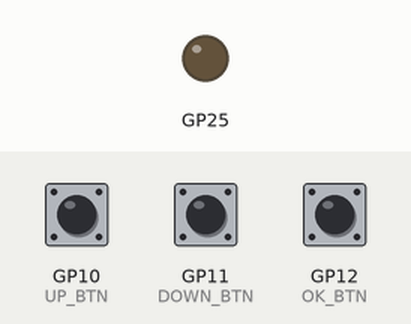
A sketch run on a simulated Raspberry Pi Pico. Parts: output pins drawn as LEDs (lit = HIGH). Dashed ring = blinking. The test bench sets the inputs (shaded band); at power-on: GP10 (UP_BTN) HIGH, GP11 (DOWN_BTN) HIGH, GP12 (OK_BTN) HIGH.

Above: at 1.2 s.
1.3 s: GP10 (UP_BTN) pulled LOW for 1 s
At 1.95 s:
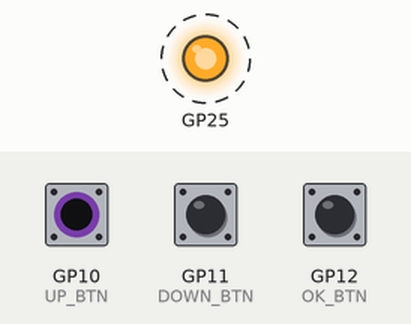
3.8 s: GP11 (DOWN_BTN) pulled LOW for 3.2 s
At 4.45 s:
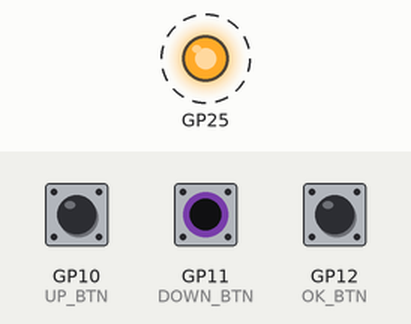
8.5 s: GP10 (UP_BTN) pulled LOW for 3.2 s
At 9.15 s:
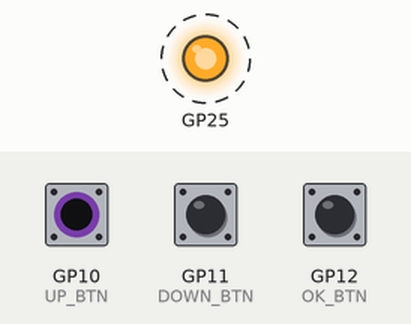
Timing chart, 0 to 13.1 s (numbered marks = the images above; inputs shaded):
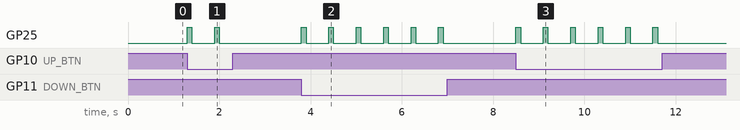

Measured:
- after the input at 1.3 s, GP25: alternates HIGH for 0.10 s and LOW for 0.50 s, 4 changes in all, then stays LOW, starting at once
- after the input at 3.8 s, GP25: alternates HIGH for 0.10 s and LOW for 0.50 s, 12 changes in all, then stays LOW, starting at once
- after the input at 8.5 s, GP25: alternates HIGH for 0.10 s and LOW for 0.50 s, 12 changes in all, then stays LOW, starting at once

The sketch:

bZero.ino
```cpp
#include "IRremote.h"
#include "helper.h"

void blinkLED(pin_size_t pinNumber);

void setup()
{
  IrSender.begin(LED_PIN);

  pinMode(DOWN_BTN, INPUT_PULLUP);
  pinMode(OK_BTN, INPUT_PULLUP);
  pinMode(UP_BTN, INPUT_PULLUP);
  pinMode(25, OUTPUT);
}

void loop()
{
  int down_status = digitalRead(DOWN_BTN);
  int ok_status = digitalRead(OK_BTN);
  int up_status = digitalRead(UP_BTN);


  if (!down_status)
  {
    current_mode -= 1;
    if (current_mode < 0)
    {
      current_mode = modes_len;
    }
    blinkLED(PICO_DEFAULT_LED_PIN);
    delay(500);
  }

  if (!up_status)
  {
    current_mode += 1;
    if (current_mode > modes_len)
    {
      current_mode = 0;
    }
    blinkLED(PICO_DEFAULT_LED_PIN);
    delay(500);
  }

  if (!ok_status)
  {
    if (current_mode == 0)
    {
      IrSender.sendSamsung(sam_addr, sam_commands[0], 1);
      delay(50);
      IrSender.sendSamsung(sam_addr, 0x2, 0);
    }
    if (current_mode == 1)
    {
      IrSender.sendSamsung(sam_addr, sam_commands[1], 0);
    }
    if (current_mode == 2)
    {
      IrSender.sendSamsung(sam_addr, sam_commands[2], 0);
    }
    if (current_mode == 3)
    {
      IrSender.sendSamsung(sam_addr, sam_commands[3], 0);
    }
    if (current_mode == 4)
    {
      IrSender.sendSamsung(sam_addr, sam_commands[4], 0);
    }
    if (current_mode == 5)
    {
      IrSender.sendSamsung(sam_addr, sam_commands[5], 0);
    }
    delay(500);
  }
}

// receiver
void setup1()
{
  IrReceiver.begin(RECV_PIN);
}

void loop1()
{
  if (IrReceiver.decode())
  {
    IrReceiver.printIRResultShort(&Serial);
    IrReceiver.resume();
  }
}

void blinkLED(pin_size_t pinNumber)
{
  digitalWrite(pinNumber, HIGH);
  delay(100);
  digitalWrite(pinNumber, LOW);
}
```

helper.h
```cpp
#define LED_PIN 13
#define RECV_PIN 15
#define DOWN_BTN 11
#define OK_BTN 12
#define UP_BTN 10

/*
  0x7
  0xB
  0xF
  0x12
  0x10
*/

int modes[] = {0, 1, 2, 3, 4, 5};
size_t modes_len = sizeof(modes) / sizeof(modes[0]) - 1;
int current_mode = 0;

uint16_t sam_addr = 0x707;
uint16_t sam_commands[] = {0xE6, 0x7, 0xB, 0xF, 0x12, 0x10};
```
